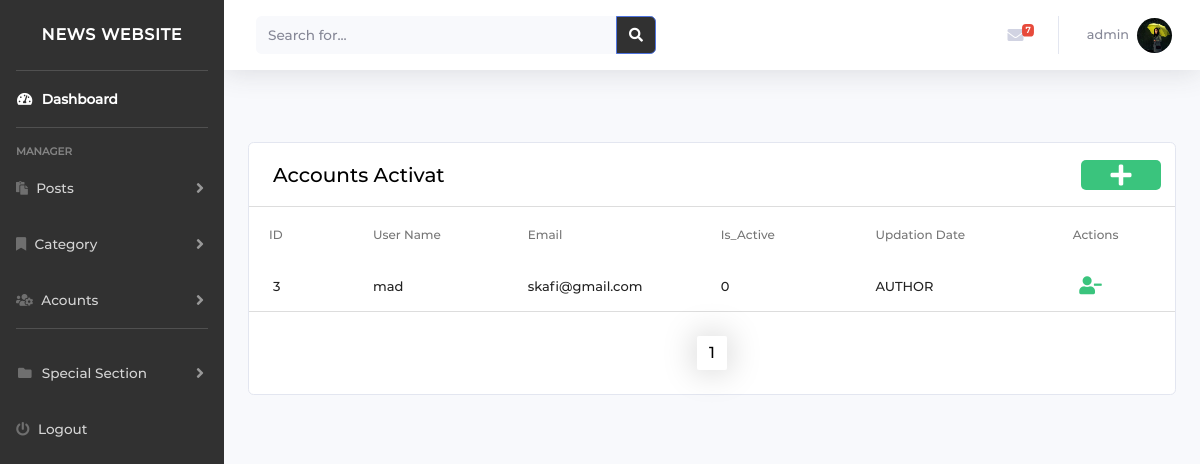
The page /admin/account_activat.php (signed in) on the database its author committed.
### tables this page shows
CREATE TABLE `tblusers` (
  `user_id` int(255) NOT NULL,
  `user_name` varchar(60) NOT NULL,
  `user_email` varchar(60) NOT NULL,
  `user_password` varchar(255) NOT NULL,
  `Is_Active` int(1) NOT NULL,
  `CreationDate` datetime NOT NULL,
  `UpdationDate` datetime NOT NULL,
  `role_id` int(11) NOT NULL
);

### admin/config/permissions.php (called while the page is built, shortened)
<?php
$permissions = [
    "dashboard.php" => ['admin', 'author'],
    "post_manager.php" => ['admin', 'author'],
    "change_image.php" => ['admin', 'author'],
    "add_post.php" => ['admin', 'author'],
    "edit_post.php" => ['admin', 'author'],
    "category_manager.php" => ['admin', 'author'],
    "edit_category.php" => ['admin', 'author'],
    "add_category.php" => ['admin'],
    "approved_post.php"=>['admin'],
    "manage_accounts.php" =>['admin'],
    "accounts_logic.php"=>['admin'],
    "add_users.php"=>['admin'],
    "account_activat.php"=>['admin'],
    "activat.php"=>['admin'],
    "navbar.php" =>['admin'],
    "top.php" =>['admin'],
    "footer.php" =>['admin'],
    "bracking_news.php" =>['admin'],
    "add_brackingnews.php" =>['admin']
];
function checkPermision($pageName, $role)
{
    global $permissions;
    $roles = $permissions[$pageName];
    for ($i = 0; $i < count($roles); $i++) {
        if ($role == $roles[$i])
            return true;
    }
    return false;
}

### admin/config/dbcon.php (called while the page is built, shortened)
<?php
require("connection.php");
$dbhost = "localhost";
 $dbuser = "Skafi";
 $dbpass = "mahmoudskafi00";
 $db = "news_db";
$conDb = new connection($dbhost,$dbuser ,$dbpass,$db);

### admin/config/connection.php (called while the page is built, shortened)
<?php
class connection
{
    function doSelectQuery($con, $sql)
    {
        $status = false;
        $data = array();
        $result = mysqli_query($con, $sql);
        $i = 0;
        $rows = mysqli_num_rows($result);
        while ($row = mysqli_fetch_array($result, MYSQLI_ASSOC)) {
            $data[$i] = $row;
            $status = true;
            $i += 1;
        }
        return ['status' => $status, 'data' => $data, 'rows' => $rows];
    }
}

### admin/account_activat.php (the view, shortened to what this page needs)
<?php
include('./config/dbcon.php');
include('./config/permissions.php');
$pagename = basename($_SERVER['PHP_SELF']);
$role = $_SESSION['roles'];
if (checkPermision($pagename, $role)) {
    if (!isset($_SESSION['username'])) {
        header('location:login.php');
    } else {
        $sql = $conDb->doSelectQuery($conn, "SELECT * FROM tblusers WHERE Is_Active='0'");
        $res_per_page = 10;
        $number_of_res = $sql['rows'];
        $number_of_pages = ceil($number_of_res / $res_per_page);
        if (!isset($_GET['page'])) {
            $page = 1;
        } else {
            $page = $_GET['page'];
        }
        $this_page_first_res = ($page - 1) * $res_per_page;
        $sql = $conDb->doSelectQuery($conn, "SELECT * FROM tblusers WHERE  Is_Active='0' LIMIT " . $this_page_first_res . ',' . $res_per_page);
        if ($sql['status'] == 1) {
?>
            <!DOCTYPE html>
            <html lang="en">
            <head>
                <?php require './include/links.php' ?>
            </head>
            <body>
                <?php
                $pageurl = $_GET['page'];
                ?>
                <?php require './include/navbar.php' ?>
                <br>
                <br>
                <div class="container">
                    <div class="row">
                        <div id="admin" class="col s12">
                            <div class="card material-table">
                                <div class="table-header">
                                    <span class="table-title" style="white-space: nowrap;">Accounts Activat</span>
                                    <div class="actions" style="margin-left: 0% !important;">
                                        <a href="./add_users.php"><i class="fas fa-plus"></i> </a>
                                    </div>
                                </div>
                                <table id="datatable">
                                    <thead class="head-tr-costom">
                                        <tr>
                                            <th style="padding-right: 40px !important;">ID</th>
                                            <th>User Name</th>
                                            <th>Email</th>
                                            <th>Is_Active</th>
                                            <th>Updation Date</th>
                                            <th style="display: flex;align-items: center;justify-content: center;">Actions</th>
                                        </tr>
                                    </thead class="table-body">
                                    <tbody>
                                        <?php
                                        foreach ($sql['data'] as $row) {
                                        ?>
                                            <tr id="<?php echo $row['user_id']; ?>">
                                                <td>
                                                    <?php echo $row['user_id']; ?>
                                                </td>
                                                <td>
                                                    <?php echo $row['user_name']; ?>
                                                </td>
                                                <td>
                                                    <?php echo $row['user_email']; ?>
                                                </td>
                                                <td data-target="isactive">
                                                    <?php echo $row['Is_Active']; ?>
                                                </td>
                                                <td>
                                                    <?php if ($row['role_id'] == 1) {
                                                        echo "ADMIN";
                                                    } else {
                                                        echo "AUTHOR";
                                                    } ?>
                                                </td>
                                                <td class="td-custom">
                                                    <div style="justify-content: center">
                                                        <a href="#" data-role="activat" data-id=<?php echo $row['user_id'] ?>>
                                                            <i class="fas fa-user-minus" style="color: #3ac47d"></i>
                                                        </a>
                                                    </div>
                                                </td>
                                            <?php
                                        }
                                            ?>
                                    </tbody>
                                </table>
                                <br>
                                <div class="numbers_of_pages" id="myDIV" style="display:flex; justify-content: center;">
                                    <?php
                                    for ($page = 1; $page <= $number_of_pages; $page++) {
                                        if ($page == $pageurl) {
                                            echo '<a  class="thisA active" href="account_activat.php?page=' . $page . '"> ' . $page . '  </a> ';
                                        } else
                                            echo '<a  class="thisA " href="account_activat.php?page=' . $page . '"> ' . $page . '  </a> ';
                                    }
                                    ?>
                                </div>
                                <br>
                            </div>
                        </div>
                    </div>
                </div>
            </body>
            </html>
<?php
        }
    }
}
?>

### admin/include/css/overwite.css (style rules this page uses)
* { font-size: 16px; font-family: montserrat; }
body { background: #eaeaea; }
div.material-table { padding: 0; }
div.material-table table { table-layout: fixed; }
div.material-table .table-header { height: 64px; padding-left: 24px; padding-right: 14px; align-items: center; display: flex; border-bottom: solid 1px #dddddd; }
div.material-table .table-header .actions { display: -webkit-flex; margin-left: auto; }
div.material-table .table-header i { color: rgba(0, 0, 0, 0.54); font-size: 24px; }
div.material-table .table-title { font-size: 20px; color: #000; }
div.material-table table tr { font-size: 12px; }
div.material-table table tr td { padding: 0 0 0 10px; height: 48px; font-size: 13px; color: rgba(0, 0, 0, 0.87); border-bottom: solid 1px #dddddd; white-space: normal; overflow: hidden; text-overflow: ellipsis; width: 100px !important; }
div.material-table table tr td a { color: inherit; }
div.material-table table tr td a i { font-size: 18px; color: rgba(0, 0, 0, 0.54); }
div.material-table table tr td:first-child { width: 30px !important; }
div.material-table table th { font-size: 12px; font-weight: 500; color: #757575; cursor: pointer; white-space: nowrap; padding: 0; height: 56px; padding-left: 10px !important; vertical-align: middle; outline: none !important; }
div.material-table table th:first-child, div.material-table table td:first-child { padding: 0 0 0 24px; }
div.material-table table th:last-child, div.material-table table td:last-child { padding: 0 14px 0 0; }
.td-custom > div { display: flex; justify-content: space-evenly; align-items: center; }
.td-custom > div > a { transition: all 0.3s ease-out; }
.actions { margin-left: 0% !important; }
.actions > a { padding: 15px 40px; background-color: #3ac47d; border-radius: 5px !important; width: 0px; height: 0px; position: relative; }
.actions > a > i { color: #ffffff !important; position: absolute; top: 50%; left: 50%; transform: translate(-50%, -50%); }
.head-tr-costom > tr th { padding-left: 10px !important; }
.head-tr-costom > tr th:first-child { padding-left: 20px !important; width: 15px !important; }
.numbers_of_pages > .thisA { vertical-align: middle; all: unset; cursor: pointer; border-radius: 2px; width: 30px; padding: 5px 0px; text-align: center; background-color: #ffffff; margin: 0 5px; color: #000000; box-shadow: 0px 0px 34px -1px rgba(0, 0, 0, 0.25); }
.table-header { justify-content: space-between; }

### rows shown on the page
tblusers: user_id "3", user_name "mad", user_email "skafi@gmail.com", Is_Active "0", shows "AUTHOR"

### other values the page prints
$_SESSION['username'] "admin"
